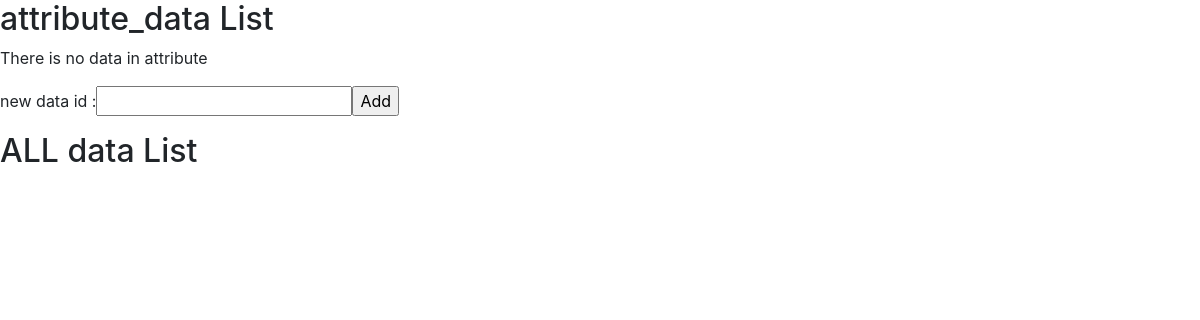
The app's page /api/v1/attribute/d39dd59e-ab4d-4753-bc24-1ee98497591a/data/, older data.
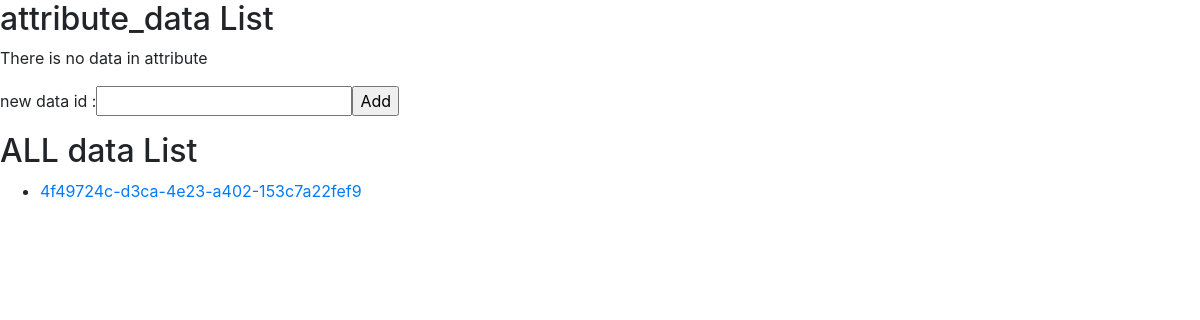
The same page, newer data.
### data/models.py (models this page shows)
class Data(models.Model):
    DATA_TYPE = [
        ('integer', 'integer'),
        ('string', 'string'),
        ('number', 'number'),
        ('boolean', 'boolean')
    ]
    id = models.CharField(max_length=36, primary_key=True, default=uuid.uuid4())
    name = models.CharField(max_length=50)
    primitive = models.CharField(max_length=7, choices=DATA_TYPE)
    is_category = models.BooleanField()
    has_length_limit = models.BooleanField(null=True)
    has_range_limit = models.BooleanField(null=True)
    default_value = models.TextField(null=True)
    unit_of_value = models.CharField(max_length=10)
    min_length = models.IntegerField(null=True)
    max_length= models.IntegerField(null=True)
    format = models.TextField(null=True)
    pattern = models.TextField(null=True)
    minimum = models.BigIntegerField(null=True)
    maximum = models.BigIntegerField(null=True)
    multiple_of = models.IntegerField(null=True)
    created_at = models.DateTimeField(auto_now_add= True)
    updated_at = models.DateTimeField(auto_now=True)

### attribute/views.py (the view, shortened to what this page needs)
# urls.py: path('<attribute_id>/data/', views.attribute_data),
@csrf_exempt
def attribute_data(request, attribute_id):
    if request.method == 'GET':
        attribute_data_list = Attribute_Data.objects.filter(attribute_id=attribute_id)
        data_list = Data.objects.all()
        context = {'category': 'attribute', 'sub_category': 'data', 'included_list': attribute_data_list,
                   'sub_list': data_list}
        return render(request, 'capabilitydataviewer.html', context)

### templates/capabilitydataviewer.html
{% load static %}
<link rel="stylesheet" type="text/css" href="{% static 'bootstrap.min.css' %}">
<h2>{{ category }}_data List</h2>
{% if included_list %}
    <ul>
    {% for included in included_list %}
        <div class = "form-inline form-group">
            <li><a href="{{ included.data.id }}">{{ included.data.id }}</a></li>
        </div>
    {% endfor %}
    </ul>
    {% else %}
    <p>There is no {{ sub_category }} in {{ category }}</p>
{% endif %}
<form method = "POST">
        <div class = "form-inline form-group">
            <label> new data id : </label><label>
            <input name="id" type="text">
            <input type="submit" value = "Add">
        </label>
        </div>
</form>
<h2> ALL {{ sub_category }} List</h2>
{% if sub_list %}
    <ul>
    {% for item in sub_list %}
      <li><a href='/api/v1/{{ sub_category }}/{{ item.id }}'>{{ item.id }}</a></li>
    {% endfor %}
    </ul>
{% endif %}

Row changes from the older to the newer data that the page shows:
added Data: id "4f49724c-d3ca-4e23-a402-153c7a22fef9"
